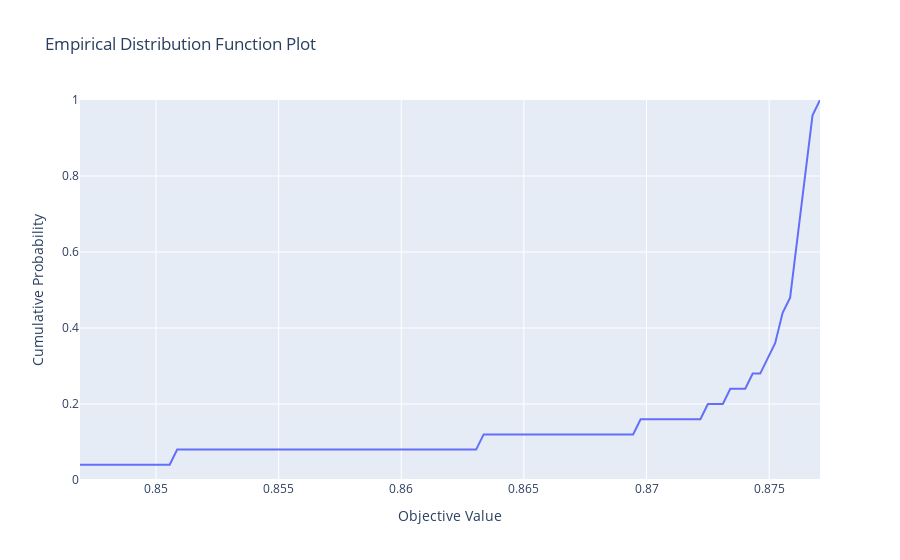

Notebook cell for this chart:
### Code cell
optuna.visualization.plot_edf(study)
